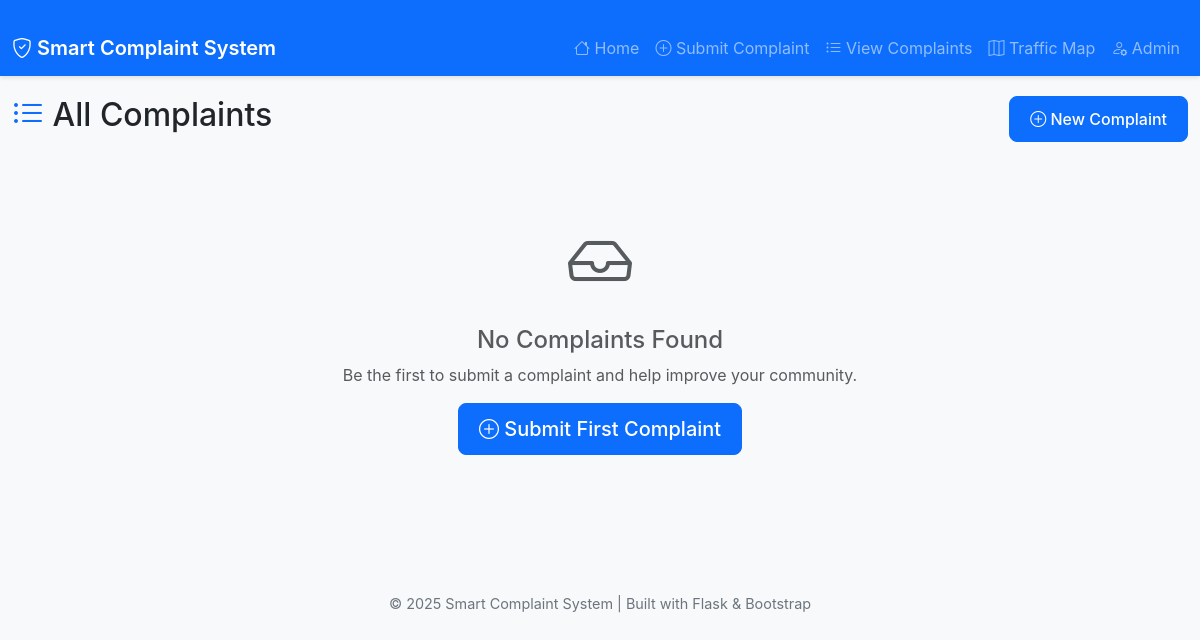
Page /complaints on the earlier database version.
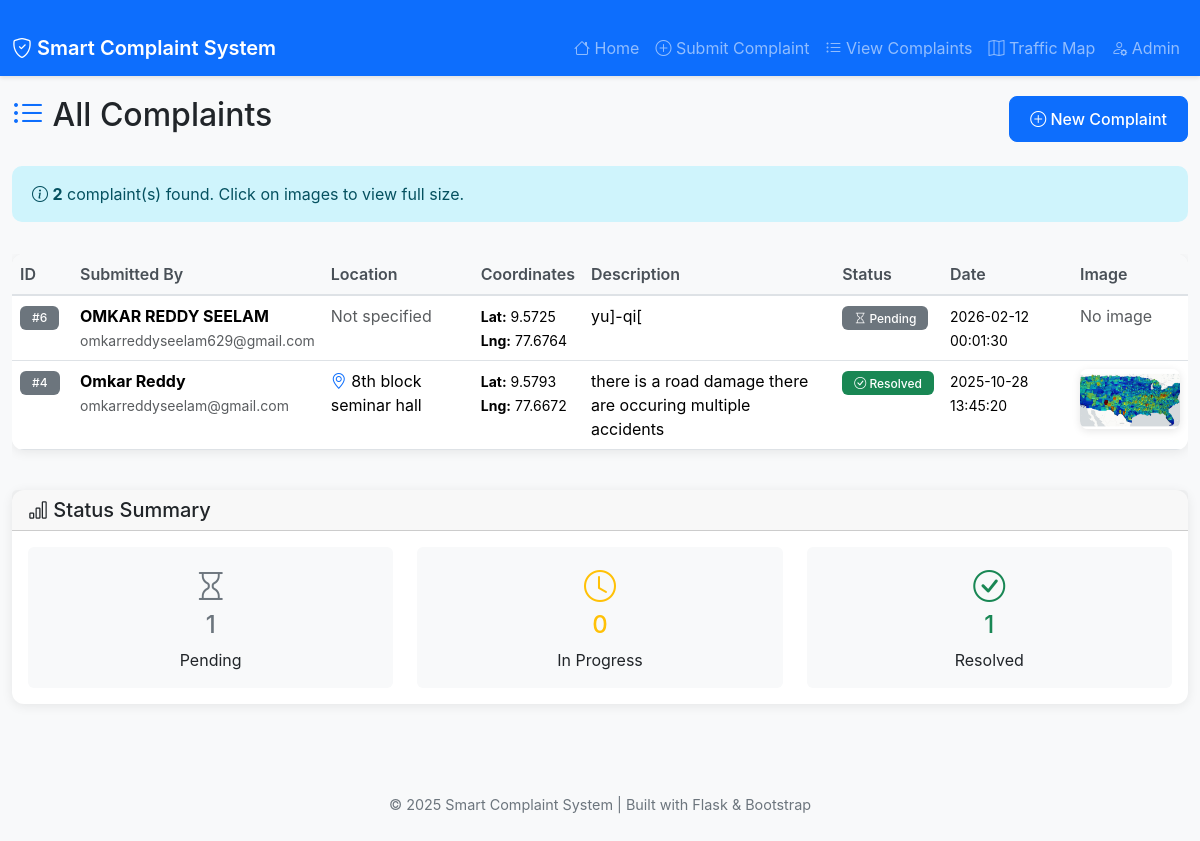
Same page on the later database version.
### tables this page shows
CREATE TABLE complaints (
        id INTEGER PRIMARY KEY AUTOINCREMENT,
        name TEXT NOT NULL,
        email TEXT NOT NULL,
        location TEXT,
        latitude REAL,
        longitude REAL,
        description TEXT,
        image TEXT,
        status TEXT DEFAULT 'Pending',
        timestamp TEXT
    );

### app.py (the view)
@app.route('/complaints')
def view_complaints():
    conn = get_db_connection()
    complaints = conn.execute('SELECT * FROM complaints ORDER BY timestamp DESC').fetchall()
    conn.close()
    return render_template('view_complaints.html', complaints=complaints)

### app.py (called while the page is built)
def get_db_connection():
    conn = sqlite3.connect(DATABASE)
    conn.row_factory = sqlite3.Row
    return conn

### templates/view_complaints.html (shortened to what this page needs)
{% extends 'base.html' %}
{% block content %}
<div class="d-flex justify-content-between align-items-center mb-4">
    <h2><i class="bi bi-list-ul text-primary"></i> All Complaints</h2>
    <a href="{{ url_for('submit_complaint') }}" class="btn btn-primary">
        <i class="bi bi-plus-circle"></i> New Complaint
    </a>
</div>
{% if complaints %}
    <div class="row mb-3">
        <div class="col-12">
            <div class="alert alert-info">
                <i class="bi bi-info-circle"></i>
                <strong>{{ complaints|length }}</strong> complaint(s) found. Click on images to view full size.
            </div>
        </div>
    </div>
    <div class="table-responsive">
        <table class="table table-hover">
            <thead class="table-dark">
                <tr>
                    <th style="width: 60px;">ID</th>
                    <th style="width: 120px;">Submitted By</th>
                    <th style="width: 150px;">Location</th>
                    <th style="width: 80px;">Coordinates</th>
                    <th>Description</th>
                    <th style="width: 100px;">Status</th>
                    <th style="width: 130px;">Date</th>
                    <th style="width: 80px;">Image</th>
                </tr>
            </thead>
            <tbody>
            {% for complaint in complaints %}
                <tr>
                    <td>
                        <span class="badge bg-secondary">#{{ complaint.id }}</span>
                    </td>
                    <td>
                        <div>
                            <strong>{{ complaint.name }}</strong><br>
                            <small class="text-muted">{{ complaint.email }}</small>
                        </div>
                    </td>
                    <td>
                        {% if complaint.location %}
                            <i class="bi bi-geo-alt text-primary"></i>
                            {{ complaint.location }}
                        {% else %}
                            <span class="text-muted">Not specified</span>
                        {% endif %}
                    </td>
                    <td>
                        {% if complaint.latitude and complaint.longitude %}
                            <small>
                                <strong>Lat:</strong> {{ "%.4f"|format(complaint.latitude) }}<br>
                                <strong>Lng:</strong> {{ "%.4f"|format(complaint.longitude) }}
                            </small>
                        {% else %}
                            <span class="text-muted">N/A</span>
                        {% endif %}
                    </td>
                    <td>
                        <div style="max-width: 250px;">
                            {{ complaint.description[:100] }}
                        </div>
                    </td>
                    <td>
                        {% if complaint.status == 'Resolved' %}
                            <span class="badge bg-success">
                                <i class="bi bi-check-circle"></i> Resolved
                            </span>
                        {% elif complaint.status == 'In Progress' %}
                            <span class="badge bg-warning">
                                <i class="bi bi-clock"></i> In Progress
                            </span>
                        {% else %}
                            <span class="badge bg-secondary">
                                <i class="bi bi-hourglass"></i> Pending
                            </span>
                        {% endif %}
                    </td>
                    <td>
                        <small>{{ complaint.timestamp }}</small>
                    </td>
                    <td>
                        {% if complaint.image %}
                            <img src="{{ url_for('static', filename=complaint.image) }}"
                                 class="complaint-image"
                                 alt="Complaint Image"
                                 title="Click to enlarge">
                        {% else %}
                            <span class="text-muted">No image</span>
                        {% endif %}
                    </td>
                </tr>
            {% endfor %}
            </tbody>
        </table>
    </div>
    <div class="row mt-4">
        <div class="col-12">
            <div class="card">
                <div class="card-header">
                    <h5 class="mb-0"><i class="bi bi-bar-chart"></i> Status Summary</h5>
                </div>
                <div class="card-body">
                    <div class="row">
                        {% set pending_count = complaints|selectattr("status", "equalto", "Pending")|list|length %}
                        {% set progress_count = complaints|selectattr("status", "equalto", "In Progress")|list|length %}
                        {% set resolved_count = complaints|selectattr("status", "equalto", "Resolved")|list|length %}
                        <div class="col-md-4 text-center">
                            <div class="bg-light p-3 rounded">
                                <i class="bi bi-hourglass text-secondary fs-2"></i>
                                <h4 class="text-secondary">{{ pending_count }}</h4>
                                <p class="mb-0">Pending</p>
                            </div>
                        </div>
                        <div class="col-md-4 text-center">
                            <div class="bg-light p-3 rounded">
                                <i class="bi bi-clock text-warning fs-2"></i>
                                <h4 class="text-warning">{{ progress_count }}</h4>
                                <p class="mb-0">In Progress</p>
                            </div>
                        </div>
                        <div class="col-md-4 text-center">
                            <div class="bg-light p-3 rounded">
                                <i class="bi bi-check-circle text-success fs-2"></i>
                                <h4 class="text-success">{{ resolved_count }}</h4>
                                <p class="mb-0">Resolved</p>
                            </div>
                        </div>
                    </div>
                </div>
            </div>
        </div>
    </div>
{% else %}
    <div class="text-center py-5">
        <i class="bi bi-inbox text-muted" style="font-size: 4rem;"></i>
        <h4 class="text-muted mt-3">No Complaints Found</h4>
        <p class="text-muted">Be the first to submit a complaint and help improve your community.</p>
        <a href="{{ url_for('submit_complaint') }}" class="btn btn-primary btn-lg">
            <i class="bi bi-plus-circle"></i> Submit First Complaint
        </a>
    </div>
{% endif %}
{% endblock %}

### templates/base.html (shortened to what this page needs)
<!DOCTYPE html>
<html lang="en">
<head>
    <link href="https://cdn.jsdelivr.net/npm/bootstrap@5.3.2/dist/css/bootstrap.min.css" rel="stylesheet">
    <link href="https://cdn.jsdelivr.net/npm/bootstrap-icons@1.11.0/font/bootstrap-icons.css" rel="stylesheet">
    <link href="{{ url_for('static', filename='css/style.css') }}" rel="stylesheet">
</head>
<body>
    <nav class="navbar navbar-expand-lg navbar-dark bg-primary sticky-top">
        <div class="container">
            <a class="navbar-brand" href="{{ url_for('home') }}">
                <i class="bi bi-shield-check"></i> Smart Complaint System
            </a>
            <div class="collapse navbar-collapse" id="navbarNav">
                <ul class="navbar-nav ms-auto">
                    <li class="nav-item">
                        <a class="nav-link" href="{{ url_for('home') }}">
                            <i class="bi bi-house"></i> Home
                        </a>
                    </li>
                    <li class="nav-item">
                        <a class="nav-link" href="{{ url_for('submit_complaint') }}">
                            <i class="bi bi-plus-circle"></i> Submit Complaint
                        </a>
                    </li>
                    <li class="nav-item">
                        <a class="nav-link" href="{{ url_for('view_complaints') }}">
                            <i class="bi bi-list-ul"></i> View Complaints
                        </a>
                    </li>
                    <li class="nav-item">
                        <a class="nav-link" href="{{ url_for('traffic_map') }}">
                            <i class="bi bi-map"></i> Traffic Map
                        </a>
                    </li>
                    <li class="nav-item">
                        <a class="nav-link" href="{{ url_for('admin_login') }}">
                            <i class="bi bi-person-gear"></i> Admin
                        </a>
                    </li>
                </ul>
            </div>
        </div>
    </nav>
    <div class="container">
        {% block content %}{% endblock %}
    </div>
    <footer class="footer-info">
        <div class="container">
            <p>&copy; 2025 Smart Complaint System | Built with Flask & Bootstrap</p>
        </div>
    </footer>
</body>
</html>

### static/css/style.css (style rules this page uses)
:root { --primary-color: #0d6efd; --success-color: #198754; --warning-color: #ffc107; --danger-color: #dc3545; --light-bg: #f8f9fa; }
body { background-color: var(--light-bg); font-family: -apple-system, BlinkMacSystemFont, 'Segoe UI', Roboto, sans-serif; }
.navbar { box-shadow: 0 2px 4px rgba(0,0,0,.1); }
.navbar-brand { font-weight: 600; }
.container { margin-top: 20px; max-width: 1200px; }
.card { border: none; box-shadow: 0 2px 12px rgba(0,0,0,.08); border-radius: 12px; }
.btn { border-radius: 8px; padding: 10px 20px; font-weight: 500; }
.table { background: white; border-radius: 12px; overflow: hidden; box-shadow: 0 2px 12px rgba(0,0,0,.08); }
.table thead th { background-color: #f8f9fa; border-bottom: 2px solid #dee2e6; font-weight: 600; color: #495057; }
.complaint-image { max-width: 100px; height: 60px; object-fit: cover; border-radius: 8px; box-shadow: 0 2px 8px rgba(0,0,0,.1); cursor: pointer; transition: transform 0.2s; }
.alert { border: none; border-radius: 10px; padding: 16px 20px; }
.badge { padding: 6px 12px; border-radius: 6px; font-size: 0.75rem; font-weight: 500; }
.footer-info { text-align: center; padding: 20px; color: #6c757d; font-size: 0.9rem; margin-top: 50px; }

Differences in the rows shown:
added complaints: id "6", name "OMKAR REDDY SEELAM", email "omkarreddyseelam629@gmail.com", location "Not specified", latitude "9.5725", longitude "77.6764", description "yu]-qi[", status "Pending" (drawn), timestamp "2026-02-12 00:01:30", image "No image"
added complaints: id "4", name "Omkar Reddy", email "omkarreddyseelam@gmail.com", location "8th block seminar hall", latitude "9.5793", longitude "77.6672", description "there is a road damage there are occuring multiple accidents", status "Resolved" (drawn), timestamp "2025-10-28 13:45:20", image (picture)
Other differences:
{{ complaints|length }}: (not shown) → "2"
{{ pending_count }}: (not shown) → "1"
{{ progress_count }}: (not shown) → "0"
{{ resolved_count }}: (not shown) → "1"
text no longer shown: "No Complaints Found Be the first to submit a complaint and help improve your community. Submit First Complaint"
text now shown: "complaint(s) found. Click on images to view full size. ID Submitted By Location Coordinates Description Status Date Image Status Summary Pending In Progress Resolved"
